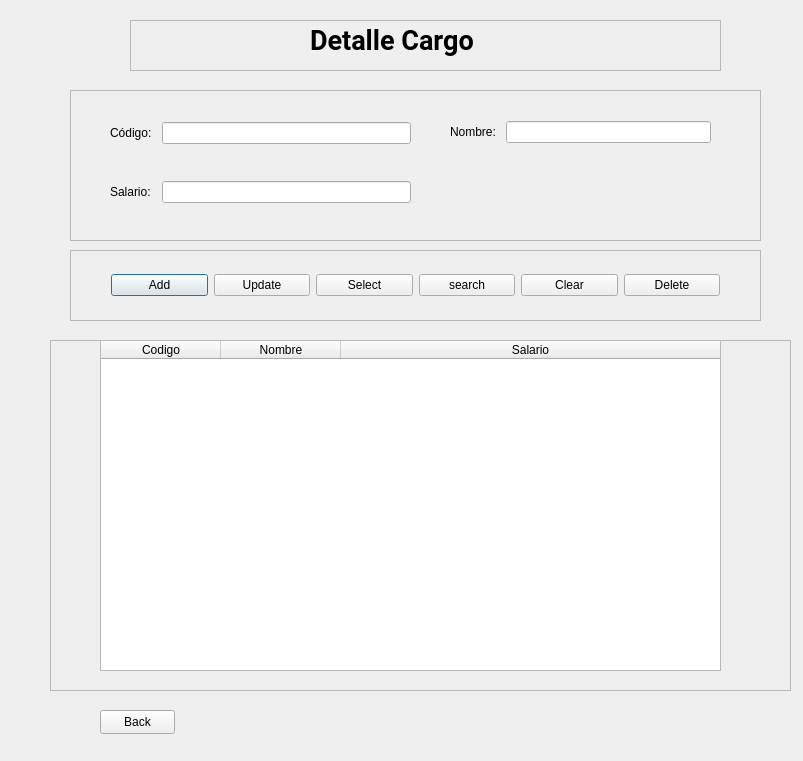
<?xml version="1.0" encoding="UTF-8"?>
<ui version="4.0">
 <class>Dialog</class>
 <widget class="QDialog" name="Dialog">
  <property name="geometry">
   <rect>
    <x>0</x>
    <y>0</y>
    <width>803</width>
    <height>761</height>
   </rect>
  </property>
  <property name="windowTitle">
   <string>Dialog</string>
  </property>
  <widget class="QFrame" name="info_frame">
   <property name="geometry">
    <rect>
     <x>70</x>
     <y>90</y>
     <width>691</width>
     <height>151</height>
    </rect>
   </property>
   <property name="frameShape">
    <enum>QFrame::Shape::StyledPanel</enum>
   </property>
   <property name="frameShadow">
    <enum>QFrame::Shadow::Raised</enum>
   </property>
   <widget class="QWidget" name="layoutWidget">
    <property name="geometry">
     <rect>
      <x>40</x>
      <y>10</y>
      <width>311</width>
      <height>126</height>
     </rect>
    </property>
    <layout class="QGridLayout" name="gridLayout">
     <property name="rightMargin">
      <number>10</number>
     </property>
     <property name="horizontalSpacing">
      <number>10</number>
     </property>
     <property name="verticalSpacing">
      <number>15</number>
     </property>
     <item row="0" column="1">
      <widget class="QLineEdit" name="lineEditCodigo"/>
     </item>
     <item row="1" column="0">
      <widget class="QLabel" name="label_5">
       <property name="text">
        <string>Salario:</string>
       </property>
      </widget>
     </item>
     <item row="1" column="1">
      <widget class="QLineEdit" name="lineEditSalario"/>
     </item>
     <item row="0" column="0">
      <widget class="QLabel" name="label_2">
       <property name="text">
        <string>Código:</string>
       </property>
      </widget>
     </item>
    </layout>
   </widget>
   <widget class="QWidget" name="layoutWidget">
    <property name="geometry">
     <rect>
      <x>380</x>
      <y>10</y>
      <width>271</width>
      <height>64</height>
     </rect>
    </property>
    <layout class="QGridLayout" name="gridLayout_2">
     <property name="rightMargin">
      <number>10</number>
     </property>
     <property name="horizontalSpacing">
      <number>10</number>
     </property>
     <property name="verticalSpacing">
      <number>20</number>
     </property>
     <item row="0" column="1">
      <widget class="QLineEdit" name="lineEditNombre"/>
     </item>
     <item row="0" column="0">
      <widget class="QLabel" name="label_3">
       <property name="text">
        <string>Nombre:</string>
       </property>
      </widget>
     </item>
    </layout>
   </widget>
  </widget>
  <widget class="QFrame" name="frame_2">
   <property name="geometry">
    <rect>
     <x>130</x>
     <y>20</y>
     <width>591</width>
     <height>51</height>
    </rect>
   </property>
   <property name="frameShape">
    <enum>QFrame::Shape::StyledPanel</enum>
   </property>
   <property name="frameShadow">
    <enum>QFrame::Shadow::Raised</enum>
   </property>
   <widget class="QLabel" name="label">
    <property name="geometry">
     <rect>
      <x>180</x>
      <y>0</y>
      <width>241</width>
      <height>41</height>
     </rect>
    </property>
    <property name="font">
     <font>
      <family>Roboto</family>
      <pointsize>20</pointsize>
      <bold>true</bold>
     </font>
    </property>
    <property name="text">
     <string>Detalle Cargo</string>
    </property>
   </widget>
  </widget>
  <widget class="QFrame" name="function_frame">
   <property name="geometry">
    <rect>
     <x>70</x>
     <y>250</y>
     <width>691</width>
     <height>71</height>
    </rect>
   </property>
   <property name="frameShape">
    <enum>QFrame::Shape::StyledPanel</enum>
   </property>
   <property name="frameShadow">
    <enum>QFrame::Shadow::Raised</enum>
   </property>
   <layout class="QHBoxLayout" name="horizontalLayout">
    <property name="leftMargin">
     <number>40</number>
    </property>
    <property name="rightMargin">
     <number>40</number>
    </property>
    <item>
     <widget class="QPushButton" name="add_btn">
      <property name="text">
       <string>Add</string>
      </property>
     </widget>
    </item>
    <item>
     <widget class="QPushButton" name="update_btn">
      <property name="text">
       <string>Update</string>
      </property>
     </widget>
    </item>
    <item>
     <widget class="QPushButton" name="select_btn">
      <property name="text">
       <string>Select</string>
      </property>
     </widget>
    </item>
    <item>
     <widget class="QPushButton" name="search_btn">
      <property name="text">
       <string>search</string>
      </property>
     </widget>
    </item>
    <item>
     <widget class="QPushButton" name="clear_btn">
      <property name="text">
       <string>Clear</string>
      </property>
     </widget>
    </item>
    <item>
     <widget class="QPushButton" name="delete_btn">
      <property name="text">
       <string>Delete</string>
      </property>
     </widget>
    </item>
   </layout>
  </widget>
  <widget class="QFrame" name="result_frame">
   <property name="geometry">
    <rect>
     <x>50</x>
     <y>340</y>
     <width>741</width>
     <height>351</height>
    </rect>
   </property>
   <property name="focusPolicy">
    <enum>Qt::FocusPolicy::NoFocus</enum>
   </property>
   <property name="frameShape">
    <enum>QFrame::Shape::StyledPanel</enum>
   </property>
   <property name="frameShadow">
    <enum>QFrame::Shadow::Raised</enum>
   </property>
   <widget class="QTableWidget" name="tableWidget">
    <property name="geometry">
     <rect>
      <x>50</x>
      <y>0</y>
      <width>621</width>
      <height>331</height>
     </rect>
    </property>
    <property name="focusPolicy">
     <enum>Qt::FocusPolicy::NoFocus</enum>
    </property>
    <property name="showGrid">
     <bool>false</bool>
    </property>
    <attribute name="horizontalHeaderMinimumSectionSize">
     <number>50</number>
    </attribute>
    <attribute name="horizontalHeaderDefaultSectionSize">
     <number>120</number>
    </attribute>
    <attribute name="horizontalHeaderStretchLastSection">
     <bool>true</bool>
    </attribute>
    <attribute name="verticalHeaderVisible">
     <bool>false</bool>
    </attribute>
    <column>
     <property name="text">
      <string>Codigo</string>
     </property>
    </column>
    <column>
     <property name="text">
      <string>Nombre</string>
     </property>
    </column>
    <column>
     <property name="text">
      <string>Salario</string>
     </property>
    </column>
   </widget>
  </widget>
  <widget class="QPushButton" name="back_btn">
   <property name="geometry">
    <rect>
     <x>100</x>
     <y>710</y>
     <width>75</width>
     <height>24</height>
    </rect>
   </property>
   <property name="text">
    <string>Back</string>
   </property>
  </widget>
 </widget>
 <resources/>
 <connections/>
</ui>
